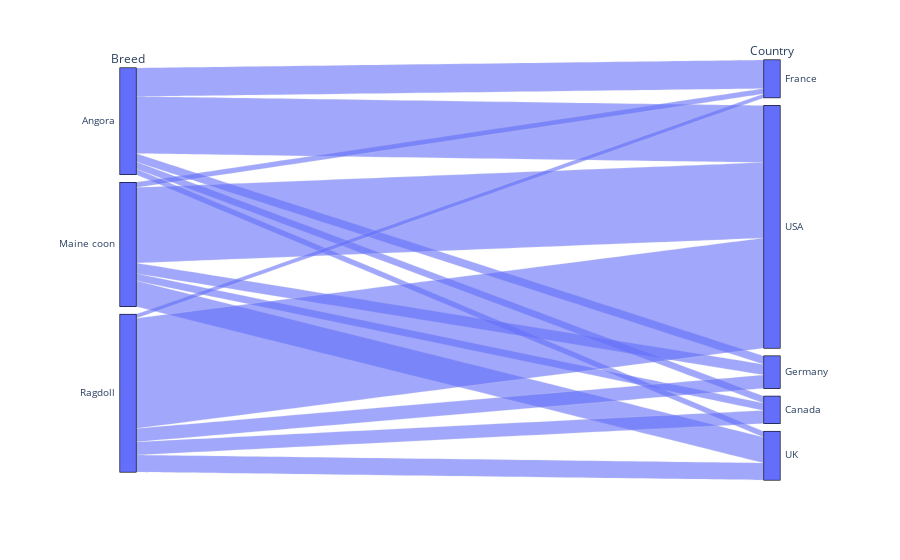

The notebook cell this image was saved under:
### Code cell
grafico = px.parallel_categories(base_cats, dimensions=['Breed', 'Country'])
grafico.show()

### Figure 1 — Plotly figure (JSON) as saved in the notebook; plotly's stock layout.template omitted (floating-point values rounded to 4 significant figures; data arrays with more than 128 entries replaced by an {"elided": "..."} marker saying what was removed)
{"data": [{"dimensions": [{"label": "Breed", "values": {"elided": "1071 str values"}}, {"label": "Country", "values": {"elided": "1071 str values"}}], "domain": {"x": [0, 1], "y": [0, 1]}, "name": "", "type": "parcats"}], "layout": {"legend": {"tracegroupgap": 0}, "margin": {"t": 60}}}
